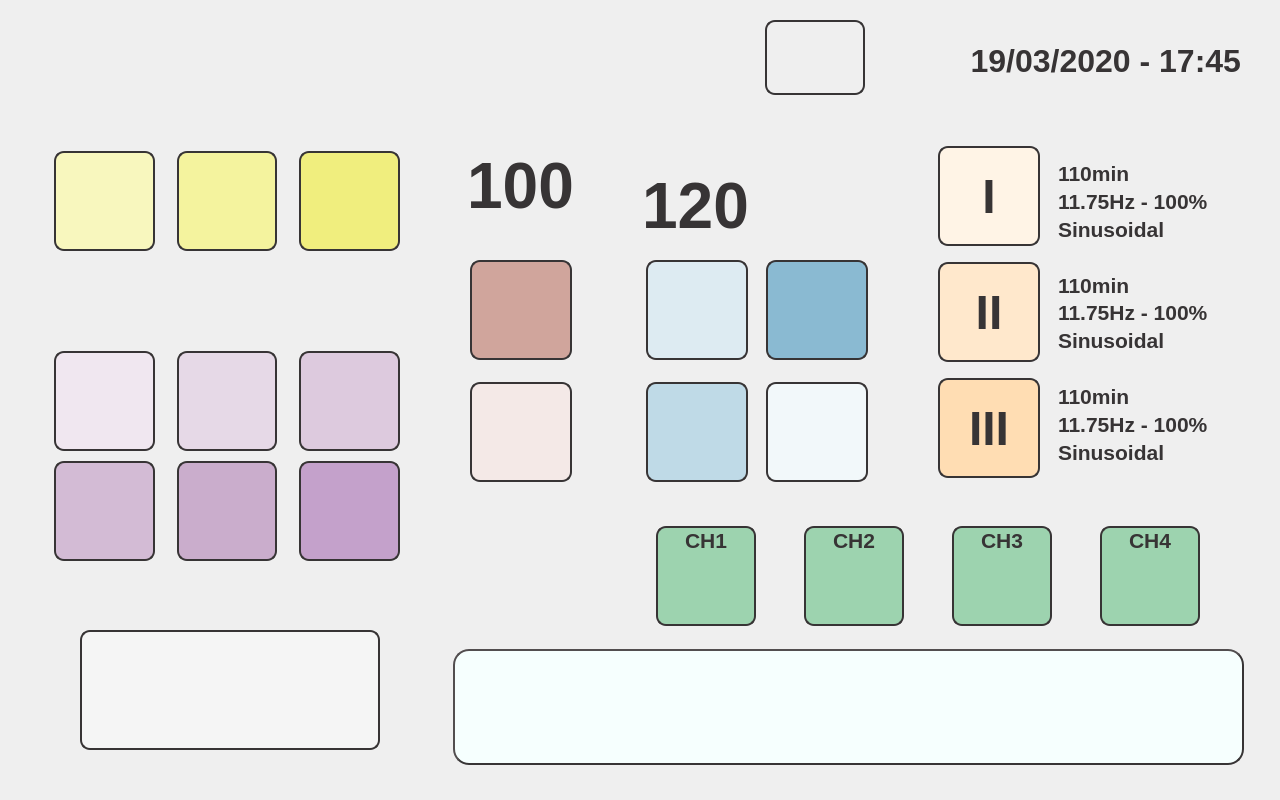
<?xml version="1.0" encoding="UTF-8"?>
<ui version="4.0">
 <class>Dialog</class>
 <widget class="QDialog" name="Dialog">
  <property name="geometry">
   <rect>
    <x>0</x>
    <y>0</y>
    <width>1280</width>
    <height>800</height>
   </rect>
  </property>
  <property name="windowTitle">
   <string>Dialog</string>
  </property>
  <property name="styleSheet">
   <string notr="true">QDialog {
background-image: url(:/background/resources/background_magnet_02.png);
}</string>
  </property>
  <widget class="QWidget" name="layoutWidget">
   <property name="geometry">
    <rect>
     <x>54</x>
     <y>350</y>
     <width>346</width>
     <height>102</height>
    </rect>
   </property>
   <layout class="QHBoxLayout" name="horizontalLayout_2">
    <property name="spacing">
     <number>22</number>
    </property>
    <item>
     <widget class="QPushButton" name="freq1Button">
      <property name="minimumSize">
       <size>
        <width>100</width>
        <height>100</height>
       </size>
      </property>
      <property name="styleSheet">
       <string notr="true">background-image: url(:/frequencies/resources/7_83Hz.png);
background-color: rgb(240, 231, 240);
border-radius: 10px;
border:2px solid rgb(55, 52, 53);</string>
      </property>
      <property name="text">
       <string/>
      </property>
     </widget>
    </item>
    <item>
     <widget class="QPushButton" name="freq2Button">
      <property name="minimumSize">
       <size>
        <width>100</width>
        <height>100</height>
       </size>
      </property>
      <property name="styleSheet">
       <string notr="true">background-image: url(:/frequencies/resources/11_79Hz.png);
background-color: rgb(230, 217, 231);
border-radius: 10px;
border:2px solid rgb(55, 52, 53);</string>
      </property>
      <property name="text">
       <string/>
      </property>
     </widget>
    </item>
    <item>
     <widget class="QPushButton" name="freq3Button">
      <property name="minimumSize">
       <size>
        <width>100</width>
        <height>100</height>
       </size>
      </property>
      <property name="styleSheet">
       <string notr="true">background-image: url(:/frequencies/resources/16_67Hz.png);
background-color: rgb(221, 202, 222);
border-radius: 10px;
border:2px solid rgb(55, 52, 53);</string>
      </property>
      <property name="text">
       <string/>
      </property>
     </widget>
    </item>
   </layout>
  </widget>
  <widget class="QWidget" name="layoutWidget_2">
   <property name="geometry">
    <rect>
     <x>54</x>
     <y>460</y>
     <width>346</width>
     <height>102</height>
    </rect>
   </property>
   <layout class="QHBoxLayout" name="horizontalLayout_3">
    <property name="spacing">
     <number>22</number>
    </property>
    <item>
     <widget class="QPushButton" name="freq4Button">
      <property name="minimumSize">
       <size>
        <width>100</width>
        <height>100</height>
       </size>
      </property>
      <property name="styleSheet">
       <string notr="true">background-image: url(:/frequencies/resources/23_58Hz.png);
background-color: rgb(211, 187, 213);
border-radius: 10px;
border:2px solid rgb(55, 52, 53);</string>
      </property>
      <property name="text">
       <string/>
      </property>
     </widget>
    </item>
    <item>
     <widget class="QPushButton" name="freq5Button">
      <property name="minimumSize">
       <size>
        <width>100</width>
        <height>100</height>
       </size>
      </property>
      <property name="styleSheet">
       <string notr="true">background-image: url(:/frequencies/resources/30_80Hz.png);
background-color: rgb(202, 173, 204);
border-radius: 10px;
border:2px solid rgb(55, 52, 53);</string>
      </property>
      <property name="text">
       <string/>
      </property>
     </widget>
    </item>
    <item>
     <widget class="QPushButton" name="freq6Button">
      <property name="minimumSize">
       <size>
        <width>100</width>
        <height>100</height>
       </size>
      </property>
      <property name="styleSheet">
       <string notr="true">background-image: url(:/frequencies/resources/62_64Hz.png);
background-color: rgb(196, 161, 203);
border-radius: 10px;
border:2px solid rgb(55, 52, 53);</string>
      </property>
      <property name="text">
       <string/>
      </property>
     </widget>
    </item>
   </layout>
  </widget>
  <widget class="QWidget" name="layoutWidget_3">
   <property name="geometry">
    <rect>
     <x>646</x>
     <y>260</y>
     <width>102</width>
     <height>224</height>
    </rect>
   </property>
   <layout class="QVBoxLayout" name="verticalLayout_2">
    <property name="spacing">
     <number>22</number>
    </property>
    <item>
     <widget class="QPushButton" name="min30Button">
      <property name="minimumSize">
       <size>
        <width>100</width>
        <height>100</height>
       </size>
      </property>
      <property name="styleSheet">
       <string notr="true">background-image: url(:/buttons/resources/30min.png);
background-color: rgb(221, 235, 242);
border-radius: 10px;
border:2px solid rgb(55, 52, 53);</string>
      </property>
      <property name="text">
       <string/>
      </property>
     </widget>
    </item>
    <item>
     <widget class="QPushButton" name="min45Button">
      <property name="minimumSize">
       <size>
        <width>100</width>
        <height>100</height>
       </size>
      </property>
      <property name="styleSheet">
       <string notr="true">background-image: url(:/buttons/resources/40min.png);
background-color: rgb(191, 218, 231);
border-radius: 10px;
border:2px solid rgb(55, 52, 53);</string>
      </property>
      <property name="text">
       <string/>
      </property>
     </widget>
    </item>
   </layout>
  </widget>
  <widget class="QWidget" name="layoutWidget_4">
   <property name="geometry">
    <rect>
     <x>766</x>
     <y>260</y>
     <width>102</width>
     <height>224</height>
    </rect>
   </property>
   <layout class="QVBoxLayout" name="verticalLayout_3">
    <property name="spacing">
     <number>22</number>
    </property>
    <item>
     <widget class="QPushButton" name="timeUpButton">
      <property name="minimumSize">
       <size>
        <width>100</width>
        <height>100</height>
       </size>
      </property>
      <property name="styleSheet">
       <string notr="true">background-image: url(:/buttons/resources/Arriba.png);
background-color: rgb(138, 186, 210);
border-radius: 10px;
border:2px solid rgb(55, 52, 53);</string>
      </property>
      <property name="text">
       <string/>
      </property>
     </widget>
    </item>
    <item>
     <widget class="QPushButton" name="timeDwnButton">
      <property name="minimumSize">
       <size>
        <width>100</width>
        <height>100</height>
       </size>
      </property>
      <property name="styleSheet">
       <string notr="true">background-image: url(:/buttons/resources/Abajo.png);
background-color: rgb(242, 248, 250);
border-radius: 10px;
border:2px solid rgb(55, 52, 53);</string>
      </property>
      <property name="text">
       <string/>
      </property>
     </widget>
    </item>
   </layout>
  </widget>
  <widget class="QPushButton" name="startButton">
   <property name="geometry">
    <rect>
     <x>80</x>
     <y>630</y>
     <width>300</width>
     <height>120</height>
    </rect>
   </property>
   <property name="minimumSize">
    <size>
     <width>100</width>
     <height>100</height>
    </size>
   </property>
   <property name="styleSheet">
    <string notr="true">background-image: url(:/buttons/resources/Play.png);
background-color: rgb(245, 245, 245);
border-radius: 10px;
border:2px solid rgb(55, 52, 53);</string>
   </property>
   <property name="text">
    <string/>
   </property>
  </widget>
  <widget class="QWidget" name="layoutWidget">
   <property name="geometry">
    <rect>
     <x>54</x>
     <y>150</y>
     <width>346</width>
     <height>102</height>
    </rect>
   </property>
   <layout class="QHBoxLayout" name="horizontalLayout">
    <property name="spacing">
     <number>22</number>
    </property>
    <item>
     <widget class="QPushButton" name="triangularButton">
      <property name="minimumSize">
       <size>
        <width>100</width>
        <height>100</height>
       </size>
      </property>
      <property name="styleSheet">
       <string notr="true">background-image: url(:/buttons/resources/Triangular.png);
background-color: rgb(248, 247, 190);
border-radius: 10px;
border:2px solid rgb(55, 52, 53);</string>
      </property>
      <property name="text">
       <string/>
      </property>
     </widget>
    </item>
    <item>
     <widget class="QPushButton" name="squareButton">
      <property name="minimumSize">
       <size>
        <width>100</width>
        <height>100</height>
       </size>
      </property>
      <property name="styleSheet">
       <string notr="true">background-image: url(:/buttons/resources/Cuadrada.png);
background-color: rgb(244, 243, 158);
border-radius: 10px;
border:2px solid rgb(55, 52, 53);</string>
      </property>
      <property name="text">
       <string/>
      </property>
     </widget>
    </item>
    <item>
     <widget class="QPushButton" name="sinusoidalButton">
      <property name="minimumSize">
       <size>
        <width>100</width>
        <height>100</height>
       </size>
      </property>
      <property name="styleSheet">
       <string notr="true">background-image: url(:/buttons/resources/Sinus.png);
background-color: rgb(240, 238, 126);
border-radius: 10px;
border:2px solid rgb(55, 52, 53);</string>
      </property>
      <property name="text">
       <string/>
      </property>
     </widget>
    </item>
   </layout>
  </widget>
  <widget class="QWidget" name="layoutWidget">
   <property name="geometry">
    <rect>
     <x>470</x>
     <y>260</y>
     <width>102</width>
     <height>224</height>
    </rect>
   </property>
   <layout class="QVBoxLayout" name="verticalLayout">
    <property name="spacing">
     <number>22</number>
    </property>
    <item>
     <widget class="QPushButton" name="powerUpButton">
      <property name="minimumSize">
       <size>
        <width>100</width>
        <height>100</height>
       </size>
      </property>
      <property name="styleSheet">
       <string notr="true">background-image: url(:/buttons/resources/Arriba.png);
background-color: rgb(208, 165, 156);
border-radius: 10px;
border:2px solid rgb(55, 52, 53);</string>
      </property>
      <property name="text">
       <string/>
      </property>
     </widget>
    </item>
    <item>
     <widget class="QPushButton" name="powerDwnButton">
      <property name="minimumSize">
       <size>
        <width>100</width>
        <height>100</height>
       </size>
      </property>
      <property name="styleSheet">
       <string notr="true">background-image: url(:/buttons/resources/Abajo.png);
background-color: rgb(244, 233, 231);
border-radius: 10px;
border:2px solid rgb(55, 52, 53);</string>
      </property>
      <property name="text">
       <string/>
      </property>
     </widget>
    </item>
   </layout>
  </widget>
  <widget class="QWidget" name="layoutWidget">
   <property name="geometry">
    <rect>
     <x>938</x>
     <y>140</y>
     <width>102</width>
     <height>346</height>
    </rect>
   </property>
   <layout class="QVBoxLayout" name="verticalLayout_4">
    <property name="spacing">
     <number>10</number>
    </property>
    <item>
     <widget class="QPushButton" name="mem1Button">
      <property name="minimumSize">
       <size>
        <width>100</width>
        <height>100</height>
       </size>
      </property>
      <property name="font">
       <font>
        <family>Liberation Sans</family>
        <pointsize>36</pointsize>
        <weight>75</weight>
        <bold>true</bold>
       </font>
      </property>
      <property name="focusPolicy">
       <enum>Qt::NoFocus</enum>
      </property>
      <property name="styleSheet">
       <string notr="true">color: rgb(55, 52, 53);
background-color: rgb(255, 244, 230);
border-radius: 10px;
border:2px solid rgb(55, 52, 53);</string>
      </property>
      <property name="text">
       <string>I</string>
      </property>
     </widget>
    </item>
    <item>
     <widget class="QPushButton" name="mem2Button">
      <property name="minimumSize">
       <size>
        <width>100</width>
        <height>100</height>
       </size>
      </property>
      <property name="font">
       <font>
        <family>Liberation Sans</family>
        <pointsize>36</pointsize>
        <weight>75</weight>
        <bold>true</bold>
       </font>
      </property>
      <property name="focusPolicy">
       <enum>Qt::NoFocus</enum>
      </property>
      <property name="styleSheet">
       <string notr="true">color: rgb(55, 52, 53);
background-color: rgb(255, 232, 204);
border-radius: 10px;
border:2px solid rgb(55, 52, 53);</string>
      </property>
      <property name="text">
       <string>II</string>
      </property>
     </widget>
    </item>
    <item>
     <widget class="QPushButton" name="mem3Button">
      <property name="minimumSize">
       <size>
        <width>100</width>
        <height>100</height>
       </size>
      </property>
      <property name="font">
       <font>
        <family>Liberation Sans</family>
        <pointsize>36</pointsize>
        <weight>75</weight>
        <bold>true</bold>
       </font>
      </property>
      <property name="focusPolicy">
       <enum>Qt::NoFocus</enum>
      </property>
      <property name="styleSheet">
       <string notr="true">color: rgb(55, 52, 53);
background-color: rgb(255, 221, 179);
border-radius: 10px;
border:2px solid rgb(55, 52, 53);</string>
      </property>
      <property name="text">
       <string>III</string>
      </property>
     </widget>
    </item>
   </layout>
  </widget>
  <widget class="QWidget" name="layoutWidget">
   <property name="geometry">
    <rect>
     <x>1058</x>
     <y>160</y>
     <width>171</width>
     <height>305</height>
    </rect>
   </property>
   <layout class="QVBoxLayout" name="verticalLayout_8">
    <property name="spacing">
     <number>30</number>
    </property>
    <item>
     <layout class="QVBoxLayout" name="verticalLayout_5">
      <property name="spacing">
       <number>2</number>
      </property>
      <item>
       <widget class="QLabel" name="mem11Label">
        <property name="font">
         <font>
          <family>Liberation Sans</family>
          <pointsize>16</pointsize>
          <weight>75</weight>
          <bold>true</bold>
         </font>
        </property>
        <property name="styleSheet">
         <string notr="true">color: rgb(55, 52, 53);</string>
        </property>
        <property name="text">
         <string>110min</string>
        </property>
       </widget>
      </item>
      <item>
       <widget class="QLabel" name="mem12Label">
        <property name="font">
         <font>
          <family>Liberation Sans</family>
          <pointsize>16</pointsize>
          <weight>75</weight>
          <bold>true</bold>
         </font>
        </property>
        <property name="styleSheet">
         <string notr="true">color: rgb(55, 52, 53);</string>
        </property>
        <property name="text">
         <string>11.75Hz - 100%</string>
        </property>
       </widget>
      </item>
      <item>
       <widget class="QLabel" name="mem13Label">
        <property name="font">
         <font>
          <family>Liberation Sans</family>
          <pointsize>16</pointsize>
          <weight>75</weight>
          <bold>true</bold>
         </font>
        </property>
        <property name="styleSheet">
         <string notr="true">color: rgb(55, 52, 53);</string>
        </property>
        <property name="text">
         <string>Sinusoidal</string>
        </property>
       </widget>
      </item>
     </layout>
    </item>
    <item>
     <layout class="QVBoxLayout" name="verticalLayout_6">
      <property name="spacing">
       <number>2</number>
      </property>
      <item>
       <widget class="QLabel" name="mem21Label">
        <property name="font">
         <font>
          <family>Liberation Sans</family>
          <pointsize>16</pointsize>
          <weight>75</weight>
          <bold>true</bold>
         </font>
        </property>
        <property name="styleSheet">
         <string notr="true">color: rgb(55, 52, 53);</string>
        </property>
        <property name="text">
         <string>110min</string>
        </property>
       </widget>
      </item>
      <item>
       <widget class="QLabel" name="mem22Label">
        <property name="font">
         <font>
          <family>Liberation Sans</family>
          <pointsize>16</pointsize>
          <weight>75</weight>
          <bold>true</bold>
         </font>
        </property>
        <property name="styleSheet">
         <string notr="true">color: rgb(55, 52, 53);</string>
        </property>
        <property name="text">
         <string>11.75Hz - 100%</string>
        </property>
       </widget>
      </item>
      <item>
       <widget class="QLabel" name="mem23Label">
        <property name="font">
         <font>
          <family>Liberation Sans</family>
          <pointsize>16</pointsize>
          <weight>75</weight>
          <bold>true</bold>
         </font>
        </property>
        <property name="styleSheet">
         <string notr="true">color: rgb(55, 52, 53);</string>
        </property>
        <property name="text">
         <string>Sinusoidal</string>
        </property>
       </widget>
      </item>
     </layout>
    </item>
    <item>
     <layout class="QVBoxLayout" name="verticalLayout_7">
      <property name="spacing">
       <number>2</number>
      </property>
      <item>
       <widget class="QLabel" name="mem31Label">
        <property name="font">
         <font>
          <family>Liberation Sans</family>
          <pointsize>16</pointsize>
          <weight>75</weight>
          <bold>true</bold>
         </font>
        </property>
        <property name="styleSheet">
         <string notr="true">color: rgb(55, 52, 53);</string>
        </property>
        <property name="text">
         <string>110min</string>
        </property>
       </widget>
      </item>
      <item>
       <widget class="QLabel" name="mem32Label">
        <property name="font">
         <font>
          <family>Liberation Sans</family>
          <pointsize>16</pointsize>
          <weight>75</weight>
          <bold>true</bold>
         </font>
        </property>
        <property name="styleSheet">
         <string notr="true">color: rgb(55, 52, 53);</string>
        </property>
        <property name="text">
         <string>11.75Hz - 100%</string>
        </property>
       </widget>
      </item>
      <item>
       <widget class="QLabel" name="mem33Label">
        <property name="font">
         <font>
          <family>Liberation Sans</family>
          <pointsize>16</pointsize>
          <weight>75</weight>
          <bold>true</bold>
         </font>
        </property>
        <property name="styleSheet">
         <string notr="true">color: rgb(55, 52, 53);</string>
        </property>
        <property name="text">
         <string>Sinusoidal</string>
        </property>
       </widget>
      </item>
     </layout>
    </item>
   </layout>
  </widget>
  <widget class="QLabel" name="minutesLabel">
   <property name="geometry">
    <rect>
     <x>640</x>
     <y>170</y>
     <width>111</width>
     <height>61</height>
    </rect>
   </property>
   <property name="font">
    <font>
     <family>Liberation Sans</family>
     <pointsize>48</pointsize>
     <weight>75</weight>
     <bold>true</bold>
    </font>
   </property>
   <property name="styleSheet">
    <string notr="true">color: rgb(55, 52, 53);</string>
   </property>
   <property name="text">
    <string>120</string>
   </property>
   <property name="alignment">
    <set>Qt::AlignHCenter|Qt::AlignTop</set>
   </property>
  </widget>
  <widget class="QLabel" name="powerLabel">
   <property name="geometry">
    <rect>
     <x>465</x>
     <y>150</y>
     <width>111</width>
     <height>61</height>
    </rect>
   </property>
   <property name="font">
    <font>
     <family>Liberation Sans</family>
     <pointsize>48</pointsize>
     <weight>75</weight>
     <bold>true</bold>
    </font>
   </property>
   <property name="styleSheet">
    <string notr="true">color: rgb(55, 52, 53);</string>
   </property>
   <property name="text">
    <string>100</string>
   </property>
   <property name="alignment">
    <set>Qt::AlignHCenter|Qt::AlignTop</set>
   </property>
  </widget>
  <widget class="QLabel" name="date_timeLabel">
   <property name="geometry">
    <rect>
     <x>910</x>
     <y>40</y>
     <width>331</width>
     <height>41</height>
    </rect>
   </property>
   <property name="font">
    <font>
     <family>Liberation Sans</family>
     <pointsize>24</pointsize>
     <weight>75</weight>
     <bold>true</bold>
    </font>
   </property>
   <property name="styleSheet">
    <string notr="true">color: rgb(55, 52, 53);</string>
   </property>
   <property name="text">
    <string>19/03/2020 - 17:45</string>
   </property>
   <property name="alignment">
    <set>Qt::AlignRight|Qt::AlignTrailing|Qt::AlignVCenter</set>
   </property>
  </widget>
  <widget class="QTextEdit" name="textEdit">
   <property name="geometry">
    <rect>
     <x>453</x>
     <y>649</y>
     <width>791</width>
     <height>116</height>
    </rect>
   </property>
   <property name="styleSheet">
    <string notr="true">border:2px outset;
background-color: rgb(246, 255, 254);
border-radius: 16px;
color: rgb(0, 0, 127);
border-color: rgb(55, 52, 53);</string>
   </property>
  </widget>
  <widget class="QPushButton" name="diagButton">
   <property name="geometry">
    <rect>
     <x>90</x>
     <y>30</y>
     <width>141</width>
     <height>41</height>
    </rect>
   </property>
   <property name="styleSheet">
    <string notr="true">background-color: rgba(255, 255, 255, 0);
border: 0px</string>
   </property>
   <property name="text">
    <string/>
   </property>
  </widget>
  <widget class="QWidget" name="layoutWidget_5">
   <property name="geometry">
    <rect>
     <x>630</x>
     <y>525</y>
     <width>596</width>
     <height>102</height>
    </rect>
   </property>
   <layout class="QHBoxLayout" name="horizontalLayout_4">
    <property name="spacing">
     <number>22</number>
    </property>
    <item>
     <widget class="QPushButton" name="ch1Button">
      <property name="sizePolicy">
       <sizepolicy hsizetype="Fixed" vsizetype="Fixed">
        <horstretch>0</horstretch>
        <verstretch>0</verstretch>
       </sizepolicy>
      </property>
      <property name="minimumSize">
       <size>
        <width>100</width>
        <height>100</height>
       </size>
      </property>
      <property name="font">
       <font>
        <family>Liberation Sans</family>
        <pointsize>16</pointsize>
        <weight>75</weight>
        <bold>true</bold>
       </font>
      </property>
      <property name="styleSheet">
       <string notr="true">background-color: rgb(157, 211, 175);
border-radius: 10px;
border:2px solid rgb(55, 52, 53);
text-align:top;
color: rgb(55, 52, 53);</string>
      </property>
      <property name="text">
       <string>CH1</string>
      </property>
     </widget>
    </item>
    <item>
     <widget class="QPushButton" name="ch2Button">
      <property name="sizePolicy">
       <sizepolicy hsizetype="Fixed" vsizetype="Fixed">
        <horstretch>0</horstretch>
        <verstretch>0</verstretch>
       </sizepolicy>
      </property>
      <property name="minimumSize">
       <size>
        <width>100</width>
        <height>100</height>
       </size>
      </property>
      <property name="font">
       <font>
        <family>Liberation Sans</family>
        <pointsize>16</pointsize>
        <weight>75</weight>
        <bold>true</bold>
       </font>
      </property>
      <property name="styleSheet">
       <string notr="true">background-color: rgb(157, 211, 175);
border-radius: 10px;
border:2px solid rgb(55, 52, 53);
text-align:top;
color: rgb(55, 52, 53);</string>
      </property>
      <property name="text">
       <string>CH2</string>
      </property>
     </widget>
    </item>
    <item>
     <widget class="QPushButton" name="ch3Button">
      <property name="sizePolicy">
       <sizepolicy hsizetype="Fixed" vsizetype="Fixed">
        <horstretch>0</horstretch>
        <verstretch>0</verstretch>
       </sizepolicy>
      </property>
      <property name="minimumSize">
       <size>
        <width>100</width>
        <height>100</height>
       </size>
      </property>
      <property name="font">
       <font>
        <family>Liberation Sans</family>
        <pointsize>16</pointsize>
        <weight>75</weight>
        <bold>true</bold>
       </font>
      </property>
      <property name="styleSheet">
       <string notr="true">background-color: rgb(157, 211, 175);
border-radius: 10px;
border:2px solid rgb(55, 52, 53);
text-align:top;
color: rgb(55, 52, 53);</string>
      </property>
      <property name="text">
       <string>CH3</string>
      </property>
     </widget>
    </item>
    <item>
     <widget class="QPushButton" name="ch4Button">
      <property name="sizePolicy">
       <sizepolicy hsizetype="Fixed" vsizetype="Fixed">
        <horstretch>0</horstretch>
        <verstretch>0</verstretch>
       </sizepolicy>
      </property>
      <property name="minimumSize">
       <size>
        <width>100</width>
        <height>100</height>
       </size>
      </property>
      <property name="font">
       <font>
        <family>Liberation Sans</family>
        <pointsize>16</pointsize>
        <weight>75</weight>
        <bold>true</bold>
       </font>
      </property>
      <property name="styleSheet">
       <string notr="true">background-color: rgb(157, 211, 175);
border-radius: 10px;
border:2px solid rgb(55, 52, 53);
text-align:top;
color: rgb(55, 52, 53);</string>
      </property>
      <property name="text">
       <string>CH4</string>
      </property>
     </widget>
    </item>
   </layout>
  </widget>
  <widget class="QPushButton" name="wifiButton">
   <property name="geometry">
    <rect>
     <x>765</x>
     <y>20</y>
     <width>100</width>
     <height>75</height>
    </rect>
   </property>
   <property name="minimumSize">
    <size>
     <width>100</width>
     <height>75</height>
    </size>
   </property>
   <property name="font">
    <font>
     <family>Liberation Sans</family>
     <pointsize>20</pointsize>
     <weight>75</weight>
     <bold>true</bold>
    </font>
   </property>
   <property name="focusPolicy">
    <enum>Qt::NoFocus</enum>
   </property>
   <property name="styleSheet">
    <string notr="true">color: rgb(55, 52, 53);
border-radius: 10px;
border:2px solid rgb(55, 52, 53);</string>
   </property>
   <property name="text">
    <string/>
   </property>
   <property name="icon">
    <iconset resource="magnet3_res.qrc">
     <normaloff>:/buttons/resources/wifi-symbol_disa.png</normaloff>:/buttons/resources/wifi-symbol_disa.png</iconset>
   </property>
   <property name="iconSize">
    <size>
     <width>75</width>
     <height>75</height>
    </size>
   </property>
  </widget>
 </widget>
 <resources>
  <include location="magnet3_res.qrc"/>
 </resources>
 <connections/>
</ui>
